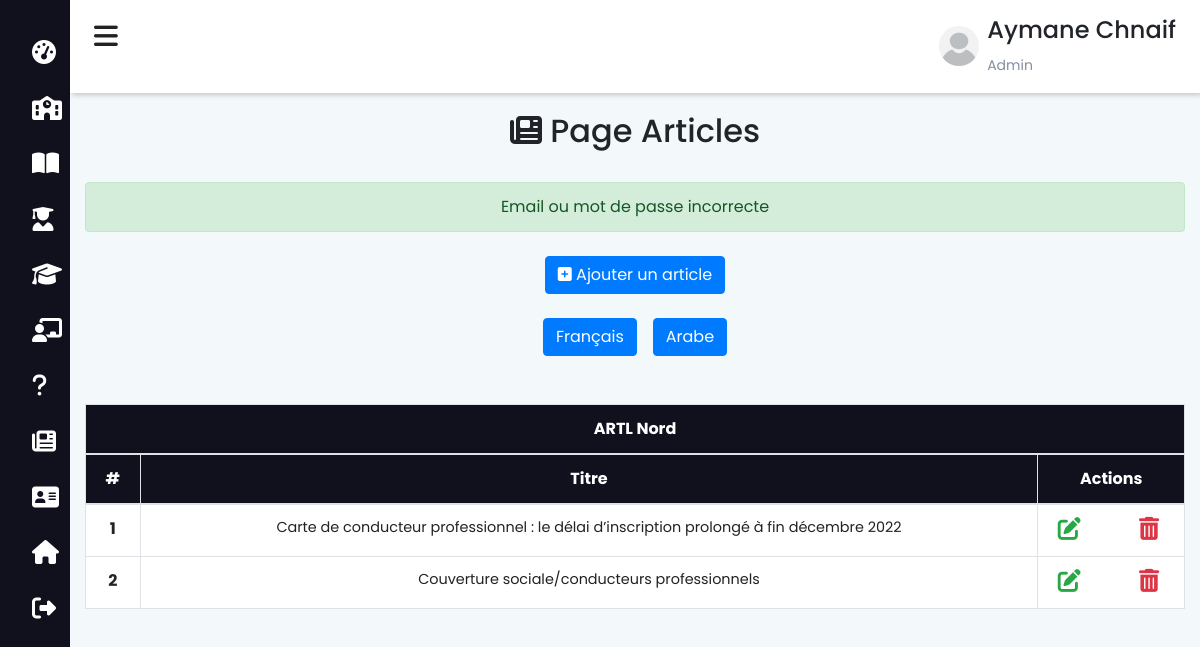
Page /admin/articles.php (signed in) on the committed database.
### tables this page shows
CREATE TABLE `article` (
  `art_id` int(11) NOT NULL,
  `art_titre` varchar(200) NOT NULL,
  `art_titre_arab` varchar(200) NOT NULL,
  `art_texte` text NOT NULL,
  `art_texte_arab` text NOT NULL,
  `art_image` varchar(200) NOT NULL,
  `art_ajout` date NOT NULL DEFAULT current_timestamp()
);

### functions/db.php (called while the page is built, shortened)
<?php
    class DBController{
        protected $host = "localhost";
        protected $user = "root";
        protected $password = "";
        protected $db = "ecole";
        public function __construct(){
            $this->conn = mysqli_connect($this->host, $this->user, $this->password, $this->db);
        }
    }
?>

### session.php (called while the page is built, shortened)
<?php
    require("functions/db.php");
    require("functions/etudiant.php");
    $db = new DBController();
    $data = new Etudiant($db);
?>

### functions/etudiant.php (called while the page is built, shortened)
<?php
    class Etudiant{
        public $db = null;
        public function __construct(DBController $db){
            $this->db = $db;
        }
        public function getArticle(){
            $result = $this->db->conn->query("SELECT * FROM `article`");
            $resultArray = array();
            while ($item = mysqli_fetch_array($result, MYSQLI_ASSOC)){
                $resultArray[] = $item;
            }
            return $resultArray;
        }
    }
?>

### admin/articles.php (the view, shortened to what this page needs)
<?php include_once "../session.php"; ?>
<?php
$articles = $data->getArticle();
?>
<!DOCTYPE html>
<html lang="fr">
<head>
    <?php
        include_once "../includes/header.php";
    ?>
</head>
<body>
    <?php include_once "navbar-admin.php"; ?>
    <div class="main-content">
        <header>
            <?php include 'admin.php' ?>
        </header>
        <div class="container-fluid mt-5 pt-5">
            <div class="text-center py-3">
                <h2><i class="fas fa-newspaper"></i> Page Articles</h2>
            </div>
            <?php
            if (isset($_SESSION['status'])) {
            ?>
                <div class='alert alert-success text-center mt-2' role='alert'><?php echo $_SESSION['status'] ?></div>
            <?php
            }
            ?>
            <div class="mt-4 text-center">
                <a href="ajouter-article" target="_blank" class="btn btn-primary"><i class="fas fa-plus-square"></i> Ajouter un article</a>
            </div>
            <div class="mt-4 align-items-center d-flex justify-content-center">
                <input type="button" value="Français" class="btn btn-primary" onclick="frensh()">
                <input type="button" value="Arabe" class="btn btn-primary ml-3" onclick="arabe()">
            </div>
            <div id="frensh">
                <table class="table bg-white mt-5 table-bordered">
                    <thead class="text-center text-white" style="background-color: #11101d;">
                        <tr>
                            <th scope="col" colspan="9">ARTL Nord</th>
                        </tr>
                        <tr>
                            <th scope="col">#</th>
                            <th scope="col">Titre</th>
                            <th scope="col">Actions</th>
                        </tr>
                    </thead>
                    <tbody class="text-center">
                        <?php
                        if (empty($articles)) {
                        ?>
                            <tr>
                                <th scope="row" colspan="5">
                                    <h2>Pas d'article publié veuillez ajouter un article</h2>
                                </th>
                            </tr>
                            <?php
                        } else {
                            $i = 1;
                            foreach ($articles as $article) {
                            ?>
                                <tr>
                                    <th scope="row"><?php echo $i++ ?></th>
                                    <td><?php echo $article['art_titre']; ?></td>
                                    <td class="row-style">
                                        <div class="row">
                                            <div class="col-md-6">
                                                <a href="modifier-articles?id=<?php echo $article['art_id'] ?>" target="_blank">
                                                    <i class="fas fa-edit text-success awesome-size pr-lg-2"></i>
                                                </a>
                                            </div>
                                            <div class="col-md-6">
                                                <form action="" method="POST">
                                                    <button type="submit" class="btn-style" name="submit" onclick='return confirm("Voulez-vous supprimer cet article")'>
                                                        <i class="fas fa-trash-alt text-danger awesome-size"></i>
                                                    </button>
                                                </form>
                                            </div>
                                        </div>
                                    </td>
                                </tr>
                        <?php
                            }
                        }
                        ?>
                    </tbody>
                </table>
            </div>
        </div>
    </div>
</body>
</html>

### includes/style.php (style rules this page uses)
body { background-color: #F3F8FA; }
html { scroll-behavior: smooth; }
.row-style { vertical-align: middle !important }
.awesome-size { font-size: 23px; cursor: pointer; }
.btn-style { background-color: transparent; border: none; }
* { -webkit-box-sizing: border-box; -moz-box-sizing: border-box; box-sizing: border-box; position: relative; }
:root { --main-color: #11101d; --color-dark: #1D2231; --text-grey: #8390A2; }
* { font-family: 'Poppins', sans-serif; }
.main-content { transition: margin-left 300ms; margin-left: 255px; }
header { background: #fff; display: flex; justify-content: space-between; padding: 1rem 1.5rem; box-shadow: 2px 2px 5px rgba(0, 0, 0, 0.2); position: fixed; left: 254px; top: 0; z-index: 100; width: calc(100% - 254px); transition: left 300ms; }
table { border-collapse: collapse; }
thead tr { border-top: 1px solid #f0f0f0; border-bottom: 2px solid #f0f0f0; }
td { padding: .5rem 1rem; font-size: .9rem; color: #222; }
@media only screen and (max-width: 1200px) { .main-content { margin-left: 70px; } }
@media only screen and (max-width: 1200px) { .main-content header { width: calc(100% - 70px); left: 70px; } }

### admin/navbar-admin.php (style rules this page uses)
* { padding: 0; margin: 0; box-sizing: border-box; list-style: none; text-decoration: none; }

### rows in the picture
article: art_titre "Carte de conducteur professionnel : le délai d’inscription prolongé à fin décembre 2022"
article: art_titre "Couverture sociale/conducteurs professionnels"

### other values in the picture
$_SESSION['prenom'] "Aymane"
$_SESSION['nom'] "Chnaif"
$_SESSION['status'] "Email ou mot de passe incorrecte"
